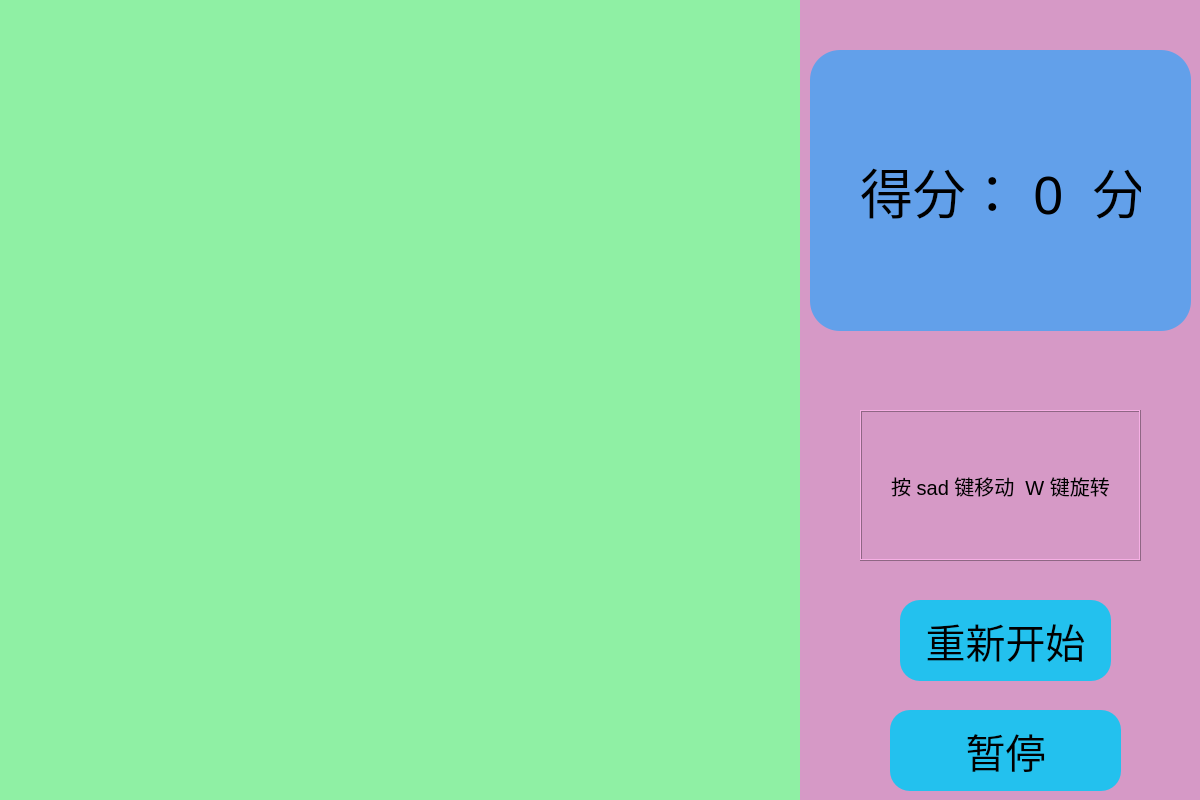
<?xml version="1.0" encoding="UTF-8"?>
<ui version="4.0">
 <class>Tetris</class>
 <widget class="QWidget" name="Tetris">
  <property name="geometry">
   <rect>
    <x>0</x>
    <y>0</y>
    <width>1200</width>
    <height>800</height>
   </rect>
  </property>
  <property name="windowTitle">
   <string>Form</string>
  </property>
  <property name="styleSheet">
   <string notr="true">background-color: rgb(214, 153, 198);</string>
  </property>
  <widget class="QWidget" name="main_widget" native="true">
   <property name="geometry">
    <rect>
     <x>0</x>
     <y>0</y>
     <width>800</width>
     <height>800</height>
    </rect>
   </property>
   <property name="styleSheet">
    <string notr="true">background-color: rgb(143, 240, 164);</string>
   </property>
  </widget>
  <widget class="QPushButton" name="start_button">
   <property name="geometry">
    <rect>
     <x>900</x>
     <y>600</y>
     <width>211</width>
     <height>81</height>
    </rect>
   </property>
   <property name="font">
    <font>
     <pointsize>30</pointsize>
    </font>
   </property>
   <property name="cursor">
    <cursorShape>PointingHandCursor</cursorShape>
   </property>
   <property name="styleSheet">
    <string notr="true">QPushButton
{
	border:none;
	border-radius: 20px;
	background-color: rgb(35, 193, 238);
}

QPushButton:pressed
{
	font-size:35px;
	background-color: rgb(20, 242, 242);
}

QPushButton:hover
{
	
	font-size:32px;
	
	background-color: rgb(11, 230, 244);
}</string>
   </property>
   <property name="text">
    <string>重新开始</string>
   </property>
  </widget>
  <widget class="QPushButton" name="stop_button">
   <property name="geometry">
    <rect>
     <x>890</x>
     <y>710</y>
     <width>231</width>
     <height>81</height>
    </rect>
   </property>
   <property name="font">
    <font>
     <pointsize>30</pointsize>
    </font>
   </property>
   <property name="cursor">
    <cursorShape>PointingHandCursor</cursorShape>
   </property>
   <property name="styleSheet">
    <string notr="true">QPushButton
{
	border:none;
	border-radius: 20px;
	background-color: rgb(35, 193, 238);
}

QPushButton:pressed
{
	font-size:35px;
	background-color: rgb(20, 242, 242);
}

QPushButton:hover
{
	
	font-size:32px;
	
	background-color: rgb(11, 230, 244);
}</string>
   </property>
   <property name="text">
    <string>暂停</string>
   </property>
  </widget>
  <widget class="QWidget" name="show_next" native="true">
   <property name="geometry">
    <rect>
     <x>810</x>
     <y>50</y>
     <width>381</width>
     <height>281</height>
    </rect>
   </property>
   <property name="font">
    <font>
     <stylestrategy>NoAntialias</stylestrategy>
    </font>
   </property>
   <property name="styleSheet">
    <string notr="true">background-color: rgb(98, 160, 234);
border-radius: 30px;</string>
   </property>
   <widget class="QLabel" name="score_label">
    <property name="geometry">
     <rect>
      <x>50</x>
      <y>90</y>
      <width>281</width>
      <height>101</height>
     </rect>
    </property>
    <property name="font">
     <font>
      <pointsize>40</pointsize>
     </font>
    </property>
    <property name="text">
     <string>得分： 0  分</string>
    </property>
   </widget>
  </widget>
  <widget class="QLabel" name="tips_label">
   <property name="geometry">
    <rect>
     <x>860</x>
     <y>410</y>
     <width>281</width>
     <height>151</height>
    </rect>
   </property>
   <property name="font">
    <font>
     <pointsize>15</pointsize>
    </font>
   </property>
   <property name="frameShape">
    <enum>QFrame::Box</enum>
   </property>
   <property name="frameShadow">
    <enum>QFrame::Raised</enum>
   </property>
   <property name="text">
    <string>按 sad 键移动  W 键旋转</string>
   </property>
   <property name="alignment">
    <set>Qt::AlignCenter</set>
   </property>
  </widget>
 </widget>
 <resources/>
 <connections/>
</ui>
